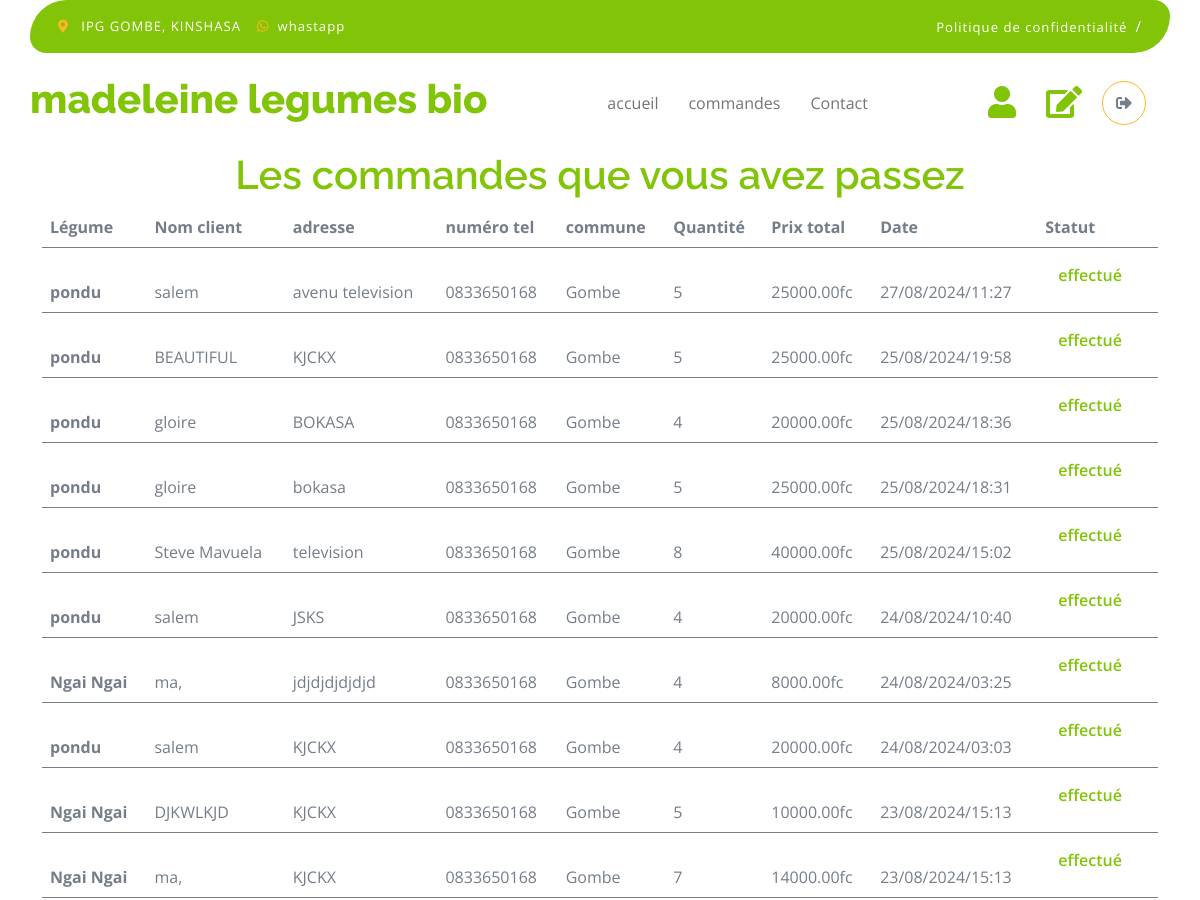
Page /accounts/seeallcommands/ (signed in, upper part) on the earlier database version.
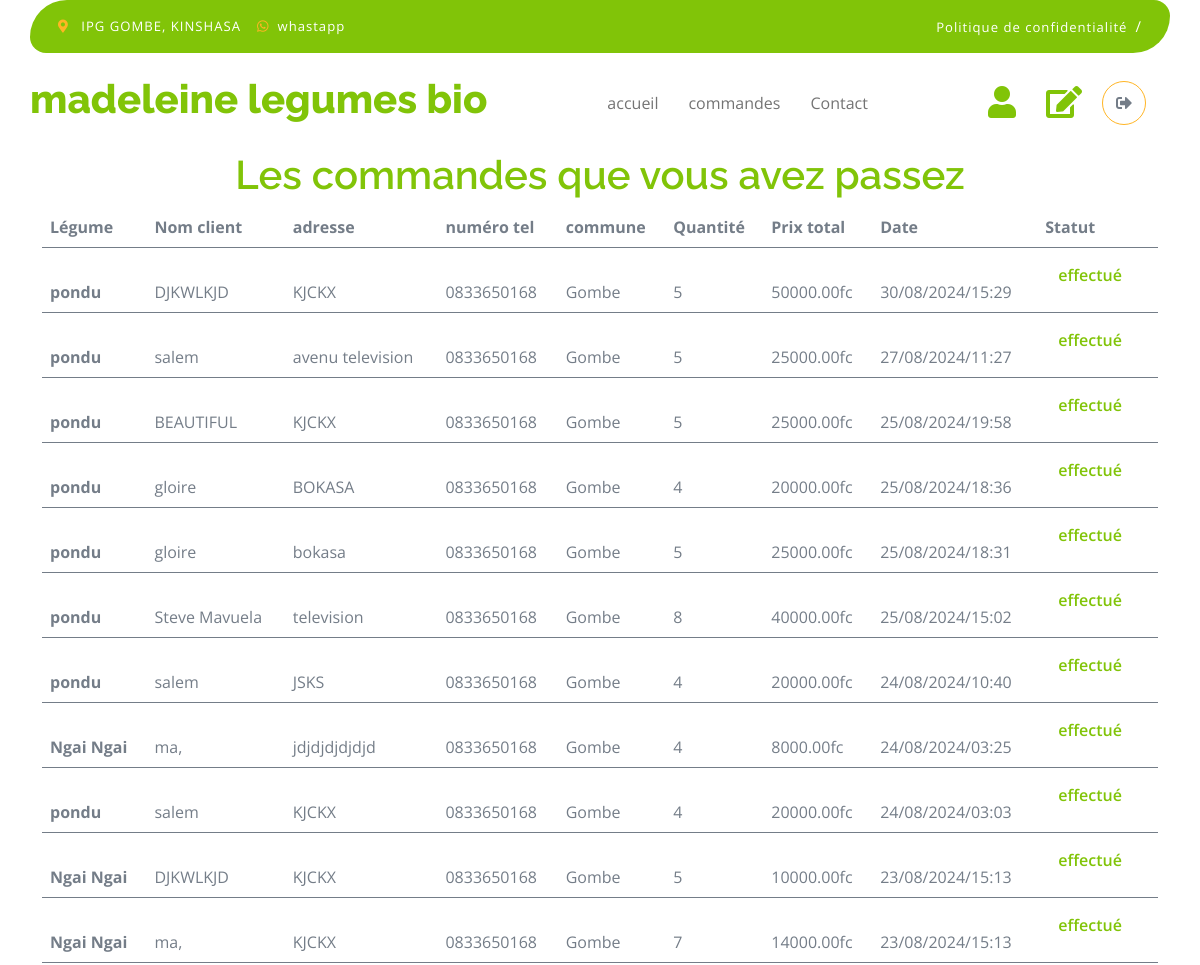
Same page on the later database version.
### vegetable_shop/models.py (models this page shows, shortened)
class Command(models.Model):
    user = models.ForeignKey(User, on_delete=models.CASCADE, default=1)
    vegetable = models.ForeignKey('Vegetable', on_delete=models.CASCADE)
    quantity = models.IntegerField()
    amount = models.DecimalField(max_digits=10, decimal_places=2, default=0)
    name_client = models.CharField(max_length=100)
    commune_client = models.CharField(max_length=200, default='Gombe')
    address_client = models.CharField(max_length=200)
    date_command = models.DateTimeField(default=datetime.now)
    statut = models.CharField(max_length=50, default='En cours')

class Vegetable(models.Model):
       name = models.CharField(max_length=100)
       description = models.TextField()
       picture = models.ImageField(upload_to='pictures', blank=True)
       price = models.DecimalField(max_digits=10, decimal_places=2)
       stock = models.IntegerField()
       date_add = models.DateTimeField(auto_now_add=True)
       def __str__(self):
           return self.name

### accounts/models.py (models this page shows, shortened)
class Profile(models.Model):
    user = models.OneToOneField(User, on_delete=models.CASCADE)
    phone_number = models.CharField(max_length=15, blank=True)
    commune =  models.CharField(max_length=100, blank=True)

### accounts/views.py (the view)
# urls.py: path('seeallcommands/', views.seeallcommands, name='seeallcommands'),
@permission_required('vegetable_shop.change_command')
def seeallcommands(request):
    commands = Command.objects.filter(statut='En cours')
    total_commands = commands.count()
    all_commands = Command.objects.all().order_by('-date_command')
    return render(request, 'accounts/seeallcommands.html', {'commands': all_commands, 'total_commands': total_commands})

### accounts/templates/accounts/seeallcommands.html (shortened to what this page needs)
{% load static %}
<!DOCTYPE html>
<html lang="en">
    <head>
        <link rel="stylesheet" href="https://use.fontawesome.com/releases/v5.15.4/css/all.css"/>
        <link href="https://cdn.jsdelivr.net/npm/bootstrap-icons@1.4.1/font/bootstrap-icons.css" rel="stylesheet">
        <link href="{% static 'lib/lightbox/css/lightbox.min.css' %}" rel="stylesheet">
        <link href="{% static 'lib/owlcarousel/assets/owl.carousel.min.css' %}" rel="stylesheet">
        <link href="{% static 'css/bootstrap.min.css' %}" rel="stylesheet">
        <link href="{% static 'css/style.css' %}" rel="stylesheet">
    </head>
    <body>
        <div class="container-fluid fixed-top">
            <div class="container topbar bg-primary d-none d-lg-block">
                <div class="d-flex justify-content-between">
                    <div class="top-info ps-2">
                        <small class="me-3"><i class="fas fa-map-marker-alt me-2 text-secondary"></i> <a href="#" class="text-white">IPG GOMBE, KINSHASA</a></small>
                        <small class="me-3"><i class="fab fa-whatsapp me-2 text-secondary"></i><a href="https://wa.me/243810589288" class="text-white">whastapp</a></small>
                    </div>
                    <div class="top-link pe-2">
                        <a href="#" class="text-white"><small class="text-white mx-2">Politique de confidentialité</small>/</a>
                    </div>
                </div>
            </div>
            <div class="container px-0">
                <nav class="navbar navbar-light bg-white navbar-expand-xl">
                    <a href="/" class="navbar-brand"><h1 class="text-primary display-6">madeleine legumes bio</h1></a>
                    <div class="collapse navbar-collapse bg-white" id="navbarCollapse">
                        <div class="navbar-nav mx-auto">
                            <a href="{% url 'vegetable_shop:index' %}" class="nav-item nav-link">accueil</a>
                            {% if user.is_staff %}
                            <a href="{% url 'accounts:seeallcommands' %}" class="nav-item nav-link">commandes</a>
                            {% else %}
                            <a href="{% url 'vegetable_shop:commands' %}" class="nav-item nav-link">commandes</a>
                            {% endif %}
                            <a href="{% url 'vegetable_shop:contact' %}" class="nav-item nav-link">Contact</a>
                        </div>
                        <div class="d-flex m-3 me-0">
                            {% if user.is_staff %}
                            <a href="{% url 'accounts:add_user_staff' %}" class="my-auto">
                                <i class="fas fa-user fa-2x"></i>
                            </a>
                            {% else %}
                            <a href="{% url 'accounts:seecommands' %}" class="my-auto">
                                <i class="fas fa-user fa-2x"></i>
                            </a>
                            {% endif %}
                            {% if user.is_staff %}
                            <a href="{% url 'accounts:editsite' %}" class="my-auto" style="margin-left: 30px; margin-right: 20px;">
                                <i class="fas fa-edit fa-2x"></i>
                            </a>
                            {% endif %}
                            {% if user.is_authenticated %}
                                {% with icon='fas fa-sign-out-alt' %}
                                    <a href="{% url 'accounts:logout' %}" class="btn-search btn border border-secondary btn-md-square rounded-circle bg-white me-4">
                                        <i class="{{ icon }}"></i>
                                    </a>
                                {% endwith %}
                            {% else %}
                                {% with icon='fas fa-sign-in-alt' %}
                                    <a href="{% url 'accounts:login' %}" class="btn-search btn border border-secondary btn-md-square rounded-circle bg-white me-4">
                                        <i class="{{ icon }}"></i>
                                    </a>
                                {% endwith %}
                            {% endif %}
                        </div>
                    </div>
                </nav>
            </div>
        </div>
        <div class="container py-5 mt-5" id="seecommands" style="position:relative; top: 55px;">
            {% block content %}
            <h1 class="text-primary text-center">Les commandes que vous avez passez</h1>
            <div class="table-responsive">
                <table class="table">
                    <thead>
                      <tr>
                        <th scope="col">Légume</th>
                        <th scope="col">Nom client</th>
                        <th scope="col">adresse</th>
                        <th scope="col">numéro tel</th>
                        <th scope="col">commune</th>
                        <th scope="col">Quantité</th>
                        <th scope="col">Prix total</th>
                        <th scope="col">Date</th>
                        <th scope="col">Statut</th>
                      </tr>
                    </thead>
                    {% for command in commands %}
                    <tbody>
                        <tr>
                            <th scope="row">
                                <p class="mb-0 mt-4">{{command.vegetable}}</p>
                            </th>
                            <td>
                                <p class="mb-0 mt-4">{{ command.name_client }}</p>
                            </td>
                            <td>
                                <p class="mb-0 mt-4">{{command.address_client}}</p>
                            </td>
                            <td>
                                <p class="mb-0 mt-4">{{command.user.profile.phone_number}}</p>
                            </td>
                            <td>
                                <p class="mb-0 mt-4">{{command.commune_client}}</p>
                            </td>
                            <td>
                               <p class="mb-0 mt-4">{{command.quantity}}</p>
                            </td>
                            <td>
                                <p class="mb-0 mt-4"> {{command.amount}}fc </p>
                            </td>
                            <td>
                                <p class="mb-0 mt-4"> {{ command.date_command|date:"d/m/Y/H:i" }} </p>
                            </td>
                            {% if command.statut == 'effectué' %}
                            {% with color_statut='btn-link' %}
                                <td>
                                    <a href="{% url 'accounts:update_status' command.id %}" class="btn {{ color_statut }} statut" data-id="{{ command.id }}"> {{ command.statut }} </a>
                                </td>
                            {% endwith %}
                        {% else %}
                            {% with color_statut='btn-outline-danger' %}
                                <td>
                                    <a href="{% url 'accounts:update_status' command.id %}" class="btn {{ color_statut }} statut" data-id="{{ command.id }}"> {{ command.statut }} </a>
                                </td>
                            {% endwith %}
                        {% endif %}
                        </tr>
                    </tbody>
                    {% empty %}
                    <h3 class="text-center">Aucune commande n'a encore été passée</h3>
                    {% endfor %}
                </table>
            </div>
            {% endblock %}
        </div>
</body>
</html>

### vegetable_shop/static/css/style.css (style rules this page uses)
.btn { font-weight: 600; transition: .5s; }
.btn-md-square { width: 44px; height: 44px; }
.btn-square, .btn-sm-square, .btn-md-square, .btn-lg-square { padding: 0; display: flex; align-items: center; justify-content: center; font-weight: normal; }
.btn.border-secondary { transition: 0.5s; }
.fixed-top { transition: 0.5s; background: var(--bs-white); border: 0; }
.topbar { padding: 20px; border-radius: 230px 100px; }
.topbar .top-info { font-size: 15px; line-height: 0; letter-spacing: 1px; display: flex; align-items: center; }
.topbar .top-link { font-size: 15px; line-height: 0; letter-spacing: 1px; display: flex; align-items: center; }
.topbar .top-link a { letter-spacing: 1px; }
.navbar .navbar-nav .nav-link { padding: 10px 15px; font-size: 16px; transition: .5s; }
.navbar { height: 100px; border-bottom: 1px solid rgba(255, 255, 255, .1); }

Differences in the rows shown:
added Command: vegetable "pondu", name_client "DJKWLKJD", address_client "KJCKX", user.profile.phone_number "0833650168", commune_client "Gombe", quantity "5", amount "50000.00", date_command "30/08/2024/15:29", statut "effectué"
